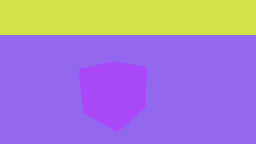
#> input picture Segmentation/0_1.png, 256 x 144 px, found by its file name; its folder holds 4 pictures in this run
$ python triangulato.py
#> lines starting #> are read from the running program, lines starting #| are printed output that depends on the picture
#!/usr/bin/env python
import cv2
import numpy as np

for id in range(10):
    image = cv2.imread(r"/home/chaitanya/catkin_ws/src/cvros/CV-ROS Task/Segmentation/" + str(id) + "_1.png")
#> image is the input picture: shape (144, 256, 3); mean B, G, R 200.9, 130.3, 164
    color = cv2.imread(r"/home/chaitanya/catkin_ws/src/cvros/CV-ROS Task/RGB/" + str(id) + "_0.png")
    gray = cv2.cvtColor(image, cv2.COLOR_BGR2GRAY)
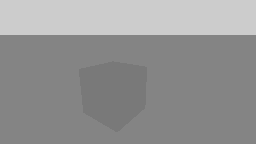
#> gray: shape (144, 256); min 121, max 204, mean 148.4
    gray = np.float32(gray)
    # image, maximum corners, quality, distance between corners
    corners = cv2.goodFeaturesToTrack(gray, 4, 0.1, 30)
#> corners = [[83, 112], [79, 69], [146, 67], [144, 108]]
    corners = np.int0(corners)

    for corner in corners:
        x, y = corner.ravel()
        cv2.circle(color, (x, y), 3, 255, -1)
#> this loop made 4 passes
    print(corners)
#| [[[ 83 112]]
#|  [[ 79  69]]
#|  [[146  67]]
#|  [[144 108]]]
    cv2.imshow(str(id),color)
    cv2.waitKey(0)
#> pass 2 of the loop `for id in range(10):`:
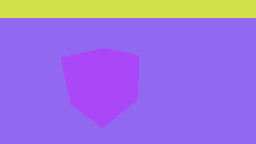
#> input picture Segmentation/1_1.png, 256 x 144 px, found by its file name
#> image is the input picture: shape (144, 256, 3); mean B, G, R 220.9, 115.2, 157
#> `gray = cv2.cvtColor(image, cv2.COLOR_BGR2GRAY)`:
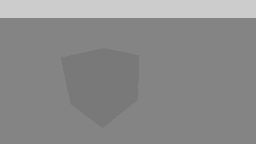
#> gray: shape (144, 256); min 121, max 204, mean 139.6
#> corners = [[61, 57], [138, 55], [102, 127], [70, 103]]
#> the loop `for corner in corners:` made 4 passes
#| [[[ 61  57]]
#|  [[138  55]]
#|  [[102 127]]
#|  [[ 70 103]]]
#> (the run stopped early here; a loop or call above may not have finished)
